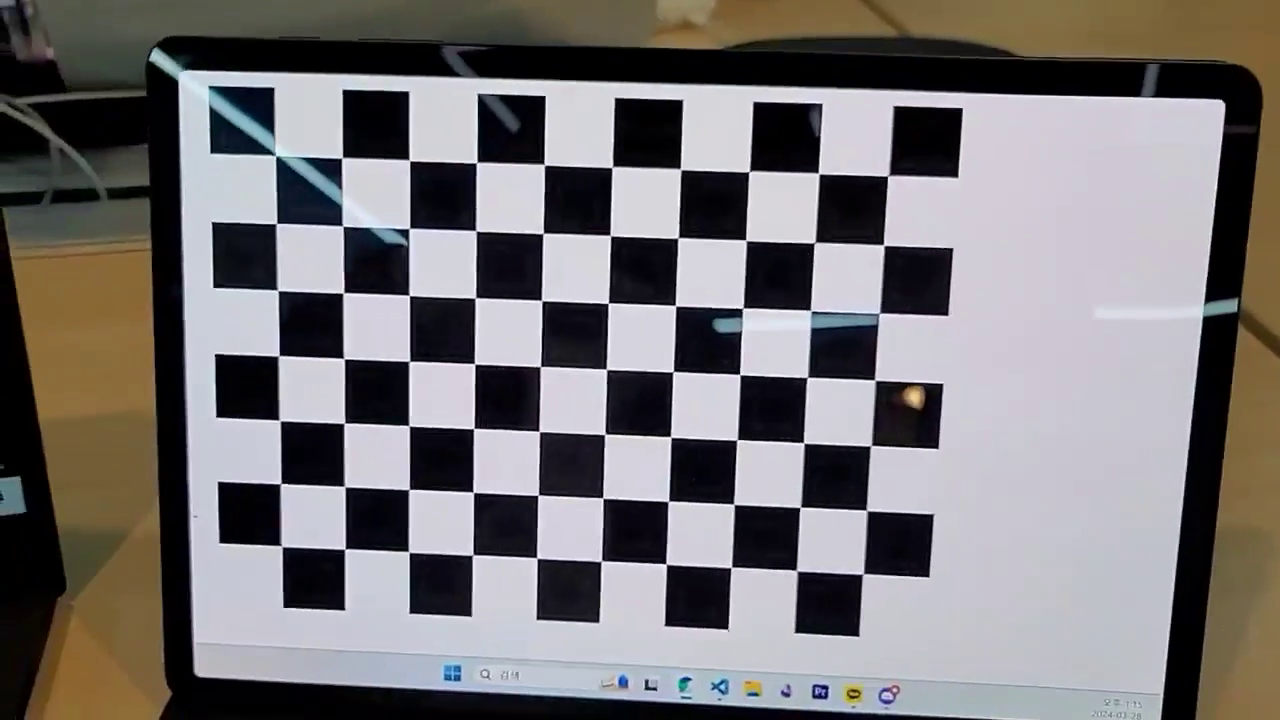
#> input picture frame 28 of chessboard.mp4, 1280 x 720 px, given in place of chessboard.avi, which was not available
$ python disortion_correction.py
#> lines starting #> are read from the running program, lines starting #| are printed output that depends on the picture; after the words box and inside, x2 and y2 are one past the last pixel; in counts of white or black regions, pixels touching at a corner belong together
import numpy as np
import cv2 as cv

# The given video and calibration data
video_file = '../data/chessboard.avi'
K = np.array([[432.7390364738057, 0, 476.0614994349778],
              [0, 431.2395555913084, 288.7602152621297],
              [0, 0, 1]]) # Derived from `calibrate_camera.py`
dist_coeff = np.array([-0.2852754904152874, 0.1016466459919075, -0.0004420196146339175, 0.0001149909868437517, -0.01803978785585194])

# Open a video
video = cv.VideoCapture(video_file)
assert video.isOpened(), 'Cannot read the given input, ' + video_file

# Run distortion correction
show_rectify = True
map1, map2 = None, None
while True:
    # Read an image from the video
    valid, img = video.read()
#> img is the input picture: shape (720, 1280, 3); mean B, G, R 117.6, 116.8, 120.4
    if not valid:
        break

    # Rectify geometric distortion (Alternative: `cv.undistort()`)
    info = "Original"
    if show_rectify:
        if map1 is None or map2 is None:
            map1, map2 = cv.initUndistortRectifyMap(K, dist_coeff, None, None, (img.shape[1], img.shape[0]), cv.CV_32FC1)
        img = cv.remap(img, map1, map2, interpolation=cv.INTER_LINEAR)
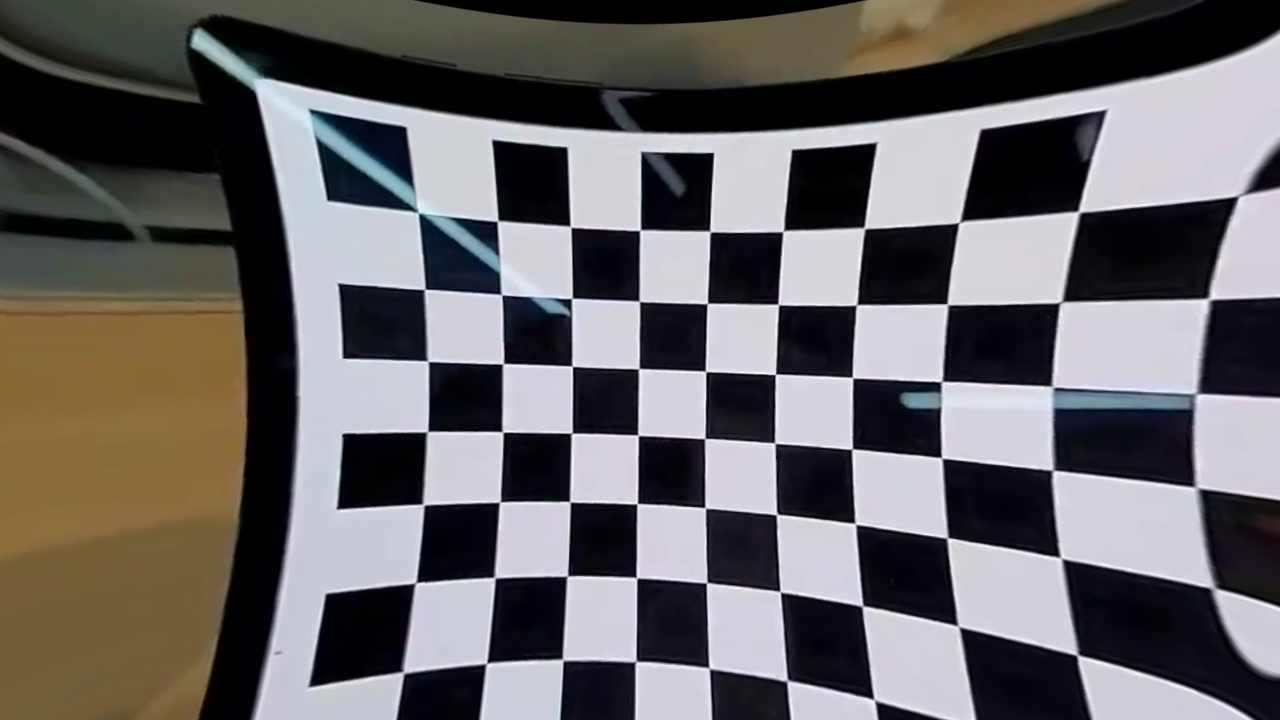
#> img: shape (720, 1280, 3); mean B, G, R 101.3, 101.1, 104.4
        info = "Rectified"
    cv.putText(img, info, (10, 25), cv.FONT_HERSHEY_DUPLEX, 0.6, (0, 255, 0))
#> img: shape (720, 1280, 3); 0.03% of pixels changed, all inside (x1, y1, x2, y2) = (12, 12, 91, 26)

    # Show the image and process the key event
    cv.imshow("Geometric Distortion Correction", img)
    key = cv.waitKey(10)
#> (key Esc is pressed here)
    if key == ord(' '):     # Space: Pause
        key = cv.waitKey()
    if key == 27:           # ESC: Exit
        break
    elif key == ord('\t'):  # Tab: Toggle the mode
        show_rectify = not show_rectify

video.release()
cv.destroyAllWindows()

$ run again, starting later in the video
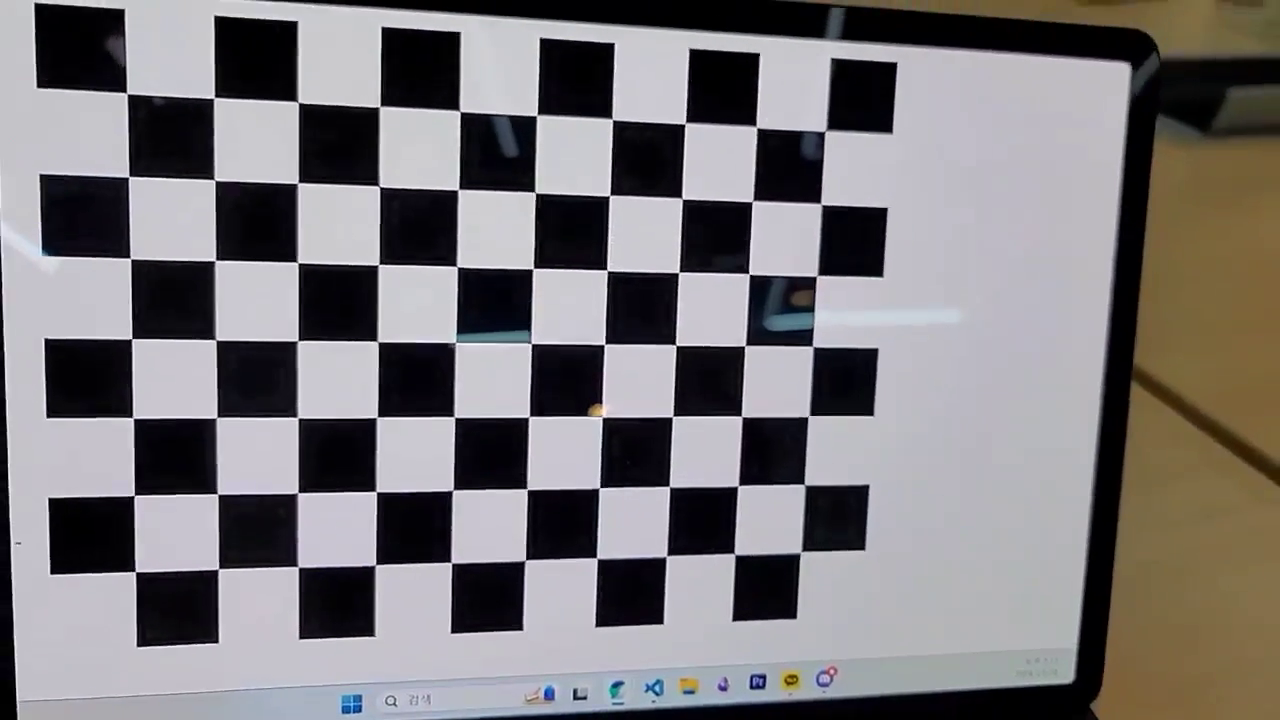
#> input picture frame 127 of chessboard.mp4, 1280 x 720 px, given in place of chessboard.avi, which was not available
#> img is the input picture: shape (720, 1280, 3); mean B, G, R 122.1, 120.2, 123.5
#> `img = cv.remap(img, map1, map2, interpolation=cv.INTER_LINEAR)`:
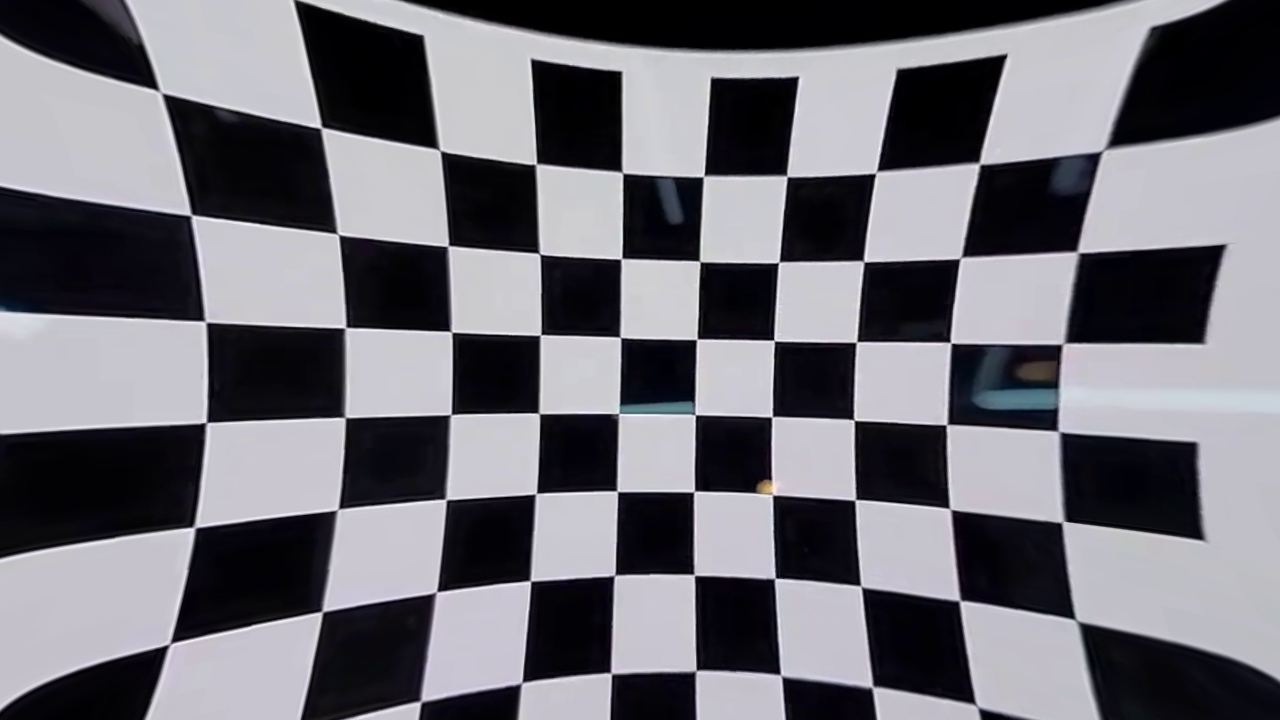
#> img: shape (720, 1280, 3); mean B, G, R 116.8, 109.7, 111.3

$ run again, starting later in the video
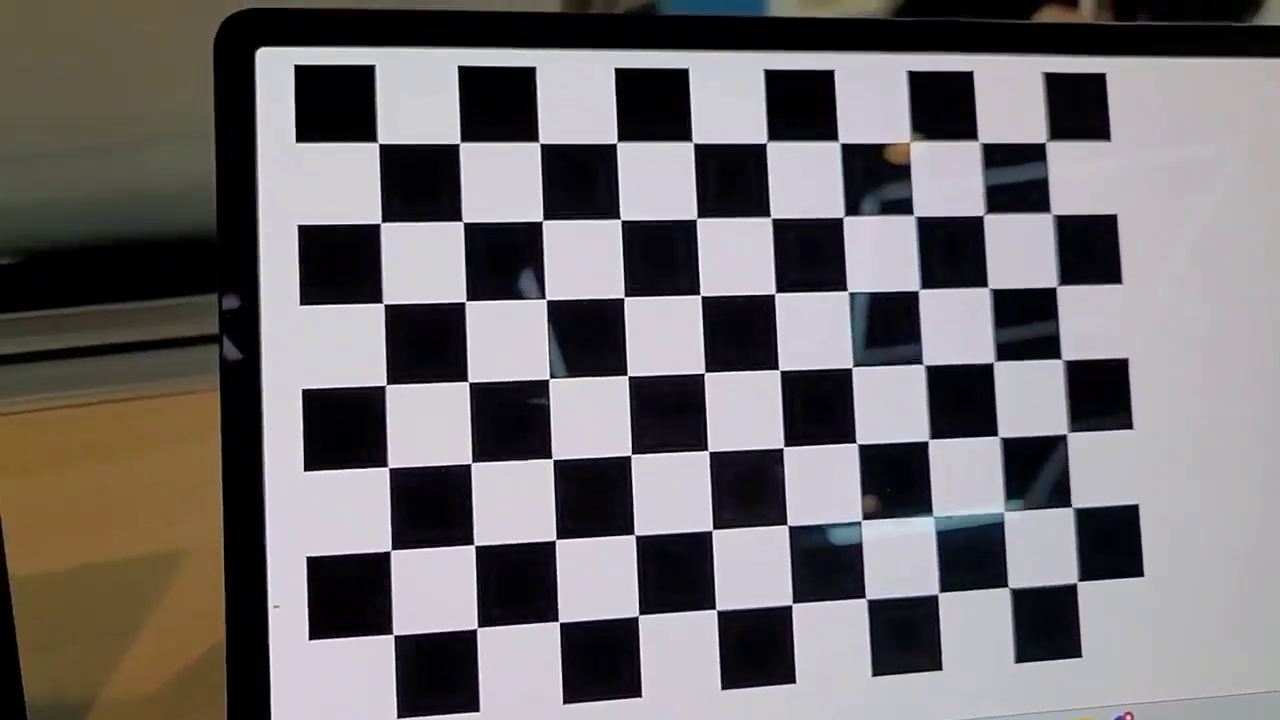
#> input picture frame 226 of chessboard.mp4, 1280 x 720 px, given in place of chessboard.avi, which was not available
#> img is the input picture: shape (720, 1280, 3); mean B, G, R 110.5, 109.3, 113.6
#> `img = cv.remap(img, map1, map2, interpolation=cv.INTER_LINEAR)`:
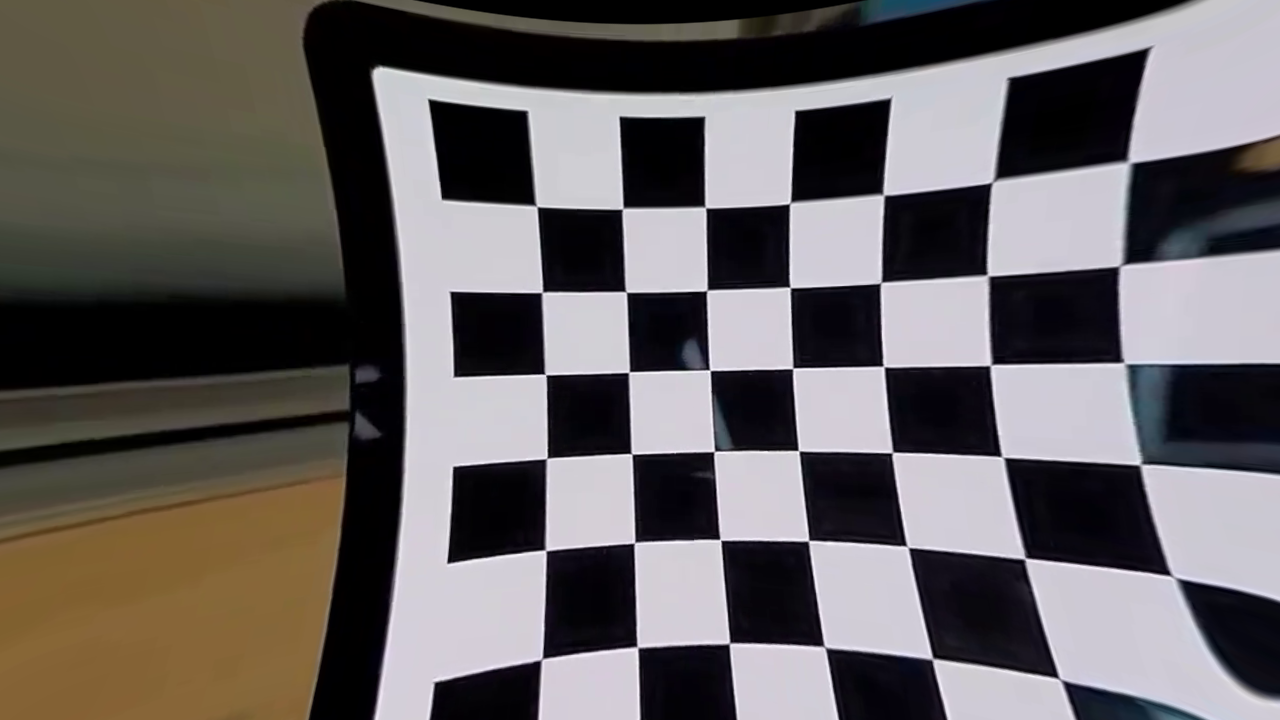
#> img: shape (720, 1280, 3); mean B, G, R 96.5, 96.8, 101.4
